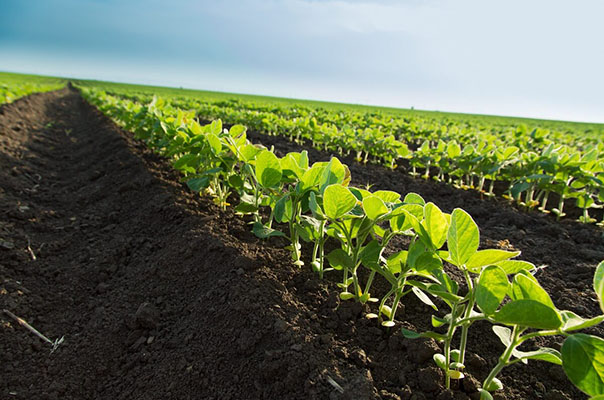
#> input picture samples/camposoja.png, 604 x 400 px
$ python segment.py --input samples/camposoja.png --method hsv
#> lines starting #> are read from the running program, lines starting #| are printed output that depends on the picture; after the words box and inside, x2 and y2 are one past the last pixel; in counts of white or black regions, pixels touching at a corner belong together; long printed decimals are rounded
import argparse
import sys
import cv2          #openCV
import numpy as np
import time
from pathlib import Path

def segmentar_hsv(img, args):
### H - matiz -> 0-179
### S - saturação -> 0-255
### V - brilho -> 0-255

    print(f"LOG: iniciando Segmentação HSV para o target {args.target}")

    #convertendo iagem que foi aberta e eta no padrao BGR para HSV
    img_hsv = cv2.cvtColor(img, cv2.COLOR_BGR2HSV)

    #faixa padrão para verde
    if (args.target == "green"):
        h_min_padrao, h_max_padrao = (40,80)
        s_min_padrao, s_max_padrao = (50,255)
        v_min_padrao, v_max_padrao = (50,255)

    elif (args.target == "blue"):
        h_min_padrao, h_max_padrao = (85,130)
        s_min_padrao, s_max_padrao = (50,255)
        v_min_padrao, v_max_padrao = (50,255)

##### sobrescrever os padrões com os argumentos da CLI se fornecidos, se for None usa o padrão
    h_min = args.hmin if args.hmin is not None else h_min_padrao
    h_max = args.hmax if args.hmax is not None else h_max_padrao
    s_min = args.smin if args.smin is not None else s_min_padrao
    s_max = args.smax if args.smax is not None else s_max_padrao
    v_min = args.vmin if args.vmin is not None else v_min_padrao
    v_max = args.vmax if args.vmax is not None else v_max_padrao

    print(f"LOG: Ranges utilizados:H={h_min}-{h_max}, S={s_min}-{s_max}, V={v_min}-{v_max}")

    #criando arrays com os limites
    limite_inferior = np.array([h_min, s_min, v_min])
    limite_superior = np.array([h_max, s_max, v_max])

    #pintar de branco os pixels que estão dentro dos limites e o resto de preto
    mask = cv2.inRange(img_hsv, limite_inferior, limite_superior)


    return mask

###################################################################################################################################

# [66 lines left out: function segmentar_kmeans, not called in this run]


##########################################################################################################################################

def main():

    parser = argparse.ArgumentParser(description="Mini-aplicativo de linha de comando (CLI) pra segmentação de imagem ")


####### Argumento de entrada #########
    parser.add_argument(
        '--input',
        type=str,
        required=True,                               # para o método de entrada ser obrigatorio
        help="Caminho para a imagem de entrada"
    )

######### Argumento para escolher método de segmentação ###########
    parser.add_argument(
        '--method',
        type=str,
        required=True,
        choices=['hsv', 'kmeans'],
        help="Método de segmentação a ser utilizado: hsv ou kmeans"
    )

 ######### Argumento para escolher a cor alvo #############
    parser.add_argument(
        '--target',
        type=str,
        default='green',
        choices=['green', 'blue'],
        help="Cor alvo para a segmentação: green ou blue"
    )

######### Argumento especificos do K-Means ##############
    parser.add_argument(
        '--k',
        type=int,
        default=2, # valor padrão razoável
        help="Número de clusters (K) para o método K-Means"
    )

##########  argumentos específicos do HSV (ranges) ################
    hsv_grupo = parser.add_argument_group('Ajustes finos para --method hsv') #agrupar todos os arg do hsv

    hsv_grupo.add_argument('--hmin', type=int, help="Valor mínimo de matiz [0-179]")
    hsv_grupo.add_argument('--hmax', type=int, help="Valor máximo de matiz [0-179]")
    hsv_grupo.add_argument('--smin', type=int, help="Valor mínimo de Saturação [0-255]")
    hsv_grupo.add_argument('--smax', type=int, help="Valor máximo de Saturação [0-255]")
    hsv_grupo.add_argument('--vmin', type=int, help="Valor mínimo de Valor [0-255]")
    hsv_grupo.add_argument('--vmax', type=int, help="Valor máximo de Valor [0-255]")

##### Analisar os argumentos ##########
    args = parser.parse_args()

    ############# TESTE #############
    print("--- Configuração da Execução ---")
    print(f"Imagem de Entrada: {args.input}")
    print(f"Método: {args.method}")
    print(f"Cor Alvo: {args.target}")

    if args.method == 'kmeans':
        print(f"Clusters K: {args.k}")

    if args.method == 'hsv':
        print("Limiares HSV personalizados:")
        print(f"  H: {args.hmin}-{args.hmax}")
        print(f"  S: {args.smin}-{args.smax}")
        print(f"  V: {args.vmin}-{args.vmax}")
    print("---------------------------------\n")


##### iniciar o conometro #######
    inicio_time = time.time()

    #carregar imagem
    print(f"LOG: Carregando a imagem de '{args.input}'")
    img = cv2.imread(args.input)
#> img is the input picture: shape (400, 604, 3); mean B, G, R 82.3, 111, 100.3

    if img is None:
        print("ERRO: verifique o camiho fornecido para a imagem.")
        exit(1)

    mask = None
    pastaSaida = "outputs"

    if (args.method) =='hsv':
        mask = segmentar_hsv(img, args)
#> in segmentar_hsv, `img_hsv = cv2.cvtColor(img, cv2.COLOR_BGR2HSV)`: img_hsv: shape (400, 604, 3); mean H, S, V 45.9, 96, 116.3
#> in segmentar_hsv, `mask = cv2.inRange(img_hsv, limite_inferior, limite_superior)`:
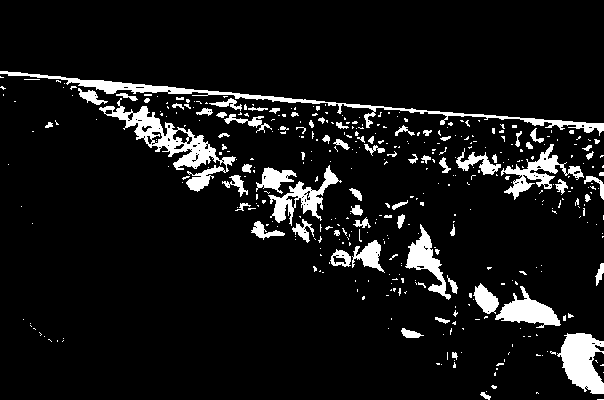
#> mask: shape (400, 604); 8.3% white; 411 white regions (338 under 20 px), largest, box (x1, y1, x2, y2) and area: (0, 71, 604, 136) 2841, (99, 98, 236, 192) 2766, (557, 333, 604, 394) 1834

    elif(args.method) == 'kmeans':
        mask = segmentar_kmeans(img,args)


### caminho para a saida
    nome_arq_input = Path(args.input).stem #pega só o nome do arq

    mask_caminho = f"{pastaSaida}/{nome_arq_input}_mask.png"
    overlay_caminho = f"{pastaSaida}/{nome_arq_input}_overlay.png"

    print(f"LOG: Salvando a mascara em '{mask_caminho}'")
    cv2.imwrite(mask_caminho, mask)

    print(f"LOG:Criando e salvando overlay em '{overlay_caminho}'")
    overlay = cv2.bitwise_and(img,img, mask=mask)
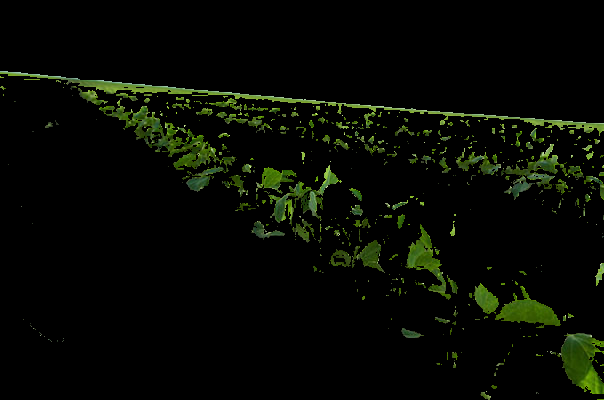
#> overlay: shape (400, 604, 3); mean B, G, R 2.8, 9.2, 6.4
    cv2.imwrite(overlay_caminho,overlay)


############## Pegar as informaçoes para o log ####################
    fim_time = time.time()
    temp_execucao = fim_time - inicio_time

    total_pixels = mask.size
#> total_pixels = 241600
    pixels_segmentados = cv2.countNonZero(mask)
#> pixels_segmentados = 20156
    porcentagem_px = (pixels_segmentados/total_pixels) * 100
#> porcentagem_px = 8.34

    print("\n ===== Resultados =====\n")
    print(f"tempo total de execução: {temp_execucao:.5}\n")
    print(f"Percentuais de pixels segmentados: {porcentagem_px}% ({pixels_segmentados} de {total_pixels})\n")
#| Percentuais de pixels segmentados: 8.343% (20156 de 241600)
    print(f"Máscara salva em: {mask_caminho}\n")
    print(f"Overlay salvo em: {overlay_caminho}\n")


if __name__ == "__main__":
    main()

$ run again, on samples/planta1.png
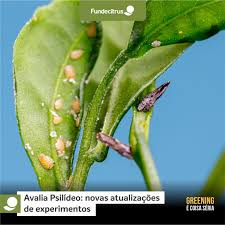
#> input picture samples/planta1.png, 225 x 225 px
#> in main, img is the input picture: shape (225, 225, 3); mean B, G, R 115.3, 147, 115.1
#> img_hsv: shape (225, 225, 3); mean H, S, V 56.8, 128.1, 161.2
#> in segmentar_hsv, `mask = cv2.inRange(img_hsv, limite_inferior, limite_superior)`:
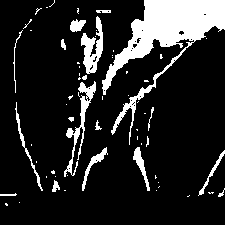
#> mask: shape (225, 225); 14.8% white; 63 white regions (46 under 20 px), largest, box (x1, y1, x2, y2) and area: (102, 0, 225, 145) 4706, (64, 81, 96, 177) 645, (81, 16, 103, 74) 625
#> in main, `overlay = cv2.bitwise_and(img,img, mask=mask)`:
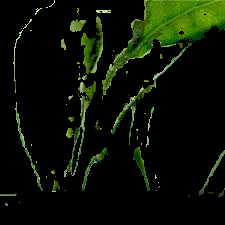
#> overlay: shape (225, 225, 3); mean B, G, R 4.7, 17.9, 11.5
#> pixels_segmentados = 7498
#> porcentagem_px = 14.81
#| Percentuais de pixels segmentados: 14.811% (7498 de 50625)

$ run again, on samples/planta2.png
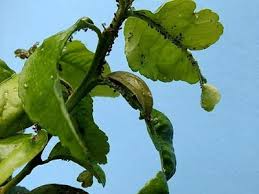
#> input picture samples/planta2.png, 259 x 194 px
#> in main, img is the input picture: shape (194, 259, 3); mean B, G, R 133.3, 147.4, 111.4
#> img_hsv: shape (194, 259, 3); mean H, S, V 74.5, 140, 165.7
#> in segmentar_hsv, `mask = cv2.inRange(img_hsv, limite_inferior, limite_superior)`:
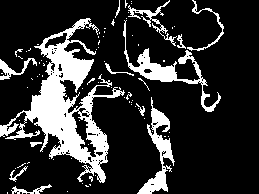
#> mask: shape (194, 259); 19.4% white; 82 white regions (68 under 20 px), largest, box (x1, y1, x2, y2) and area: (0, 18, 125, 183) 5942, (123, 20, 221, 112) 1257, (137, 97, 175, 194) 1098
#> in main, `overlay = cv2.bitwise_and(img,img, mask=mask)`:
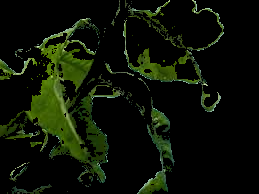
#> overlay: shape (194, 259, 3); mean B, G, R 5.6, 18, 12.2
#> pixels_segmentados = 9766
#> porcentagem_px = 19.44
#| Percentuais de pixels segmentados: 19.436% (9766 de 50246)
